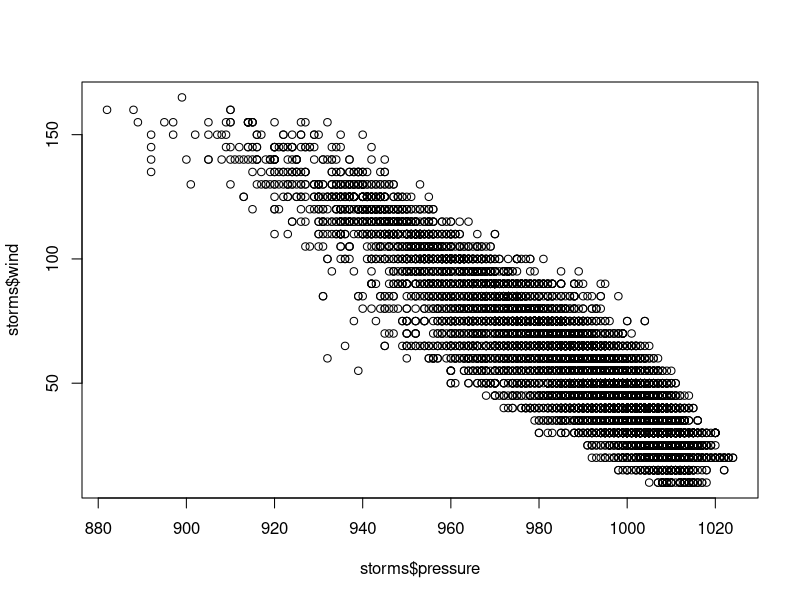
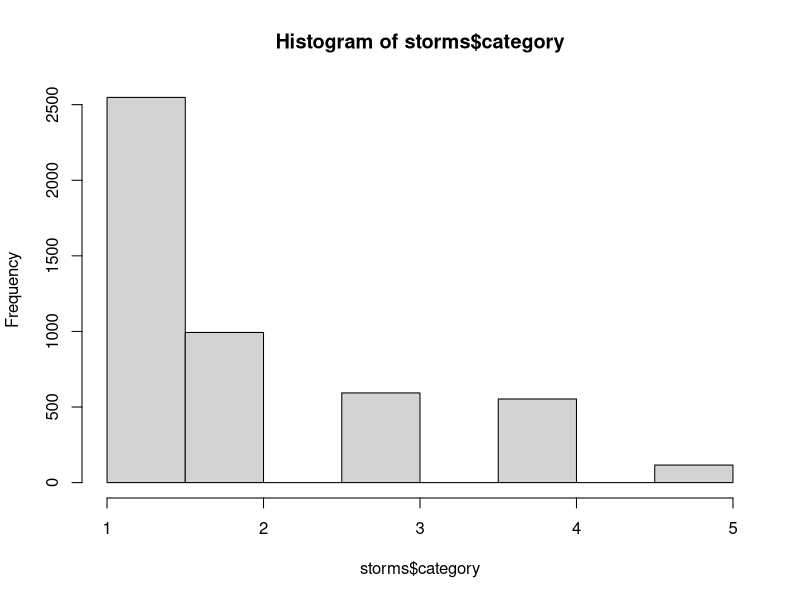

Generate these figures, in order, with R: (Note: this script raises an error after producing the figures.)
## ---- chunk 1
data("storms", package = "dplyr")
head(storms)
## ---- chunk 2
plot(storms$wind~ storms$pressure)
## ---- chunk 3
hist(storms$category)
## ---- chunk 4
library(dplyr)
## ---- chunk 5
s_df <- storms
s_df_
## ---- chunk 6
# densityplot

## ---- chunk 7
# heat map levelplot
## ---- chunk 8

## ---- chunk 9

